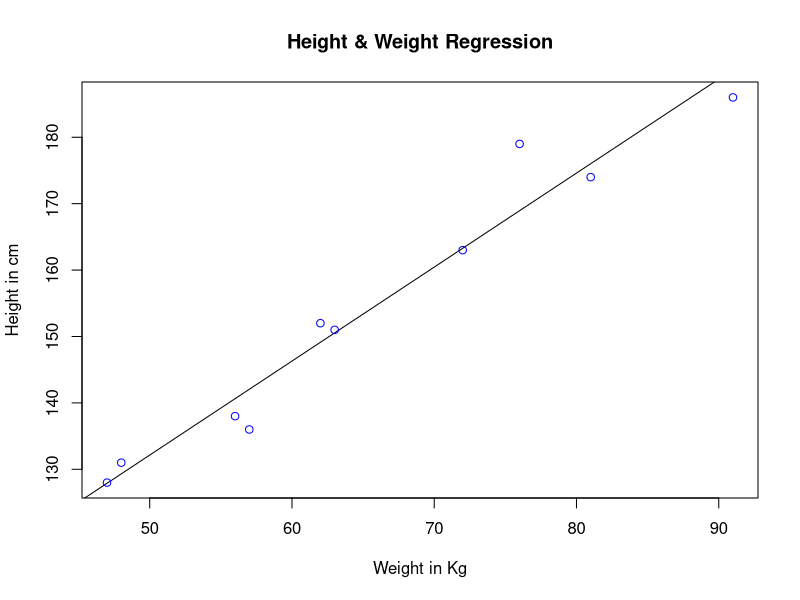

Generate this figure with R:
x = c(151,174,138,186,128,136,179,163,152,131)
y = c(63,81,56,91,47,57,76,72,62,48)
relation = lm(y~x)
a = data.frame(x = 170)
result = predict(relation,a)
print(result)
plot(y,x,col = "blue",
     main = "Height & Weight Regression",
     abline(lm(x~y)),
     xlab = "Weight in Kg", ylab = "Height in cm")
